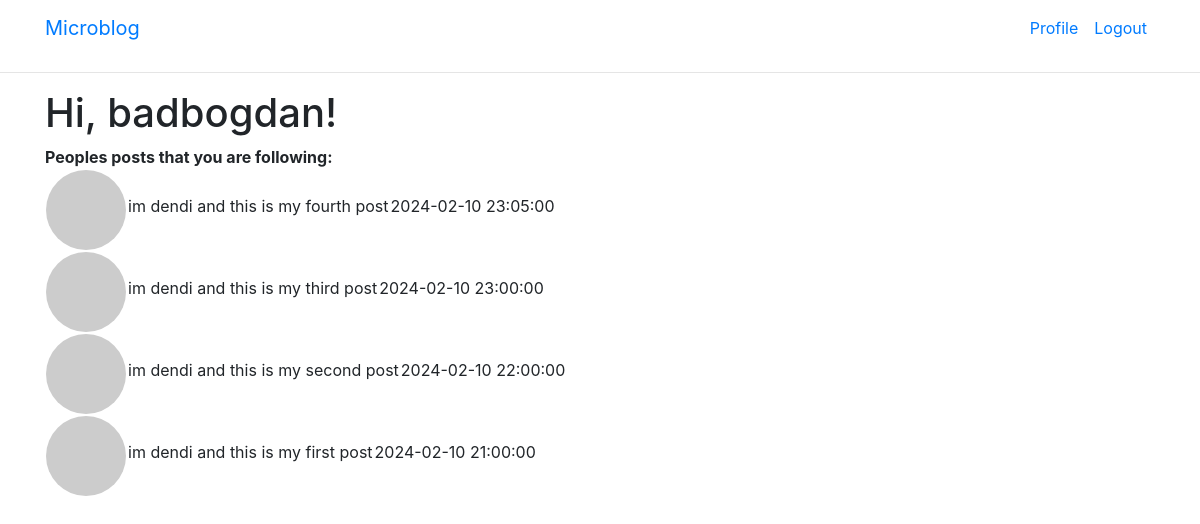
Page /index (signed in) on the committed database.
### app/models.py (models this page shows, shortened)
class User(UserMixin, db.Model):
    id = db.Column(db.Integer, primary_key=True)
    name = db.Column(db.String(64))
    surname = db.Column(db.String(64))
    email = db.Column(db.String(120), index=True, unique=True)
    login = db.Column(db.String(64), index=True, unique=True)
    password_hash = db.Column(db.String(128))
    about_me = db.Column(db.String(140))
    last_seen = db.Column(db.DateTime, default=datetime.utcnow)
    followed = db.relationship(
        'User', secondary=followers,
        primaryjoin=(followers.c.follower_id == id),
        secondaryjoin=(followers.c.followed_id == id),
        backref=db.backref('followers', lazy='dynamic'), lazy='dynamic')
    def followed_posts(self):
        followed = Post.query.join(
        followers, (followers.c.followed_id == Post.user_id)).filter(
            followers.c.follower_id == self.id)
        return followed.order_by(Post.timestamp.desc())
    def avatar(self, size):
        digest = md5(self.email.lower().encode('utf-8')).hexdigest()
        return 'https://www.gravatar.com/avatar/{}?d=identicon&s={}'.format(
            digest, size)

class Post(db.Model):
    id = db.Column(db.Integer, primary_key=True)
    body = db.Column(db.String(140))
    timestamp = db.Column(db.DateTime, index=True, default=datetime.utcnow)
    user_id = db.Column(db.Integer, db.ForeignKey('user.id'))

### app/routes.py (the view)
@app.route('/')
@app.route('/index')
@login_required
def index():
    following_posts = User.followed_posts(self=current_user)
    return render_template('index.html', title='Home', posts=following_posts, user=current_user)

### app/models.py (called while the page is built)
@login.user_loader
def load_user(id):
    return User.query.get(int(id))

### app/routes.py (called while the page is built)
@app.before_request
def before_request():
    if current_user.is_authenticated:
        current_user.last_seen = datetime.utcnow()
        db.session.commit()

### app/templates/index.html
{% extends "base.html" %}
{% block content %}
<body>
    <h1>Hi, {{ current_user.login }}!</h1>
    <b>Peoples posts that you are following:</b>
    {% for post in posts %}
        <table>
            <tr valign="top">
                <td><img src="{{ user.avatar(30) }}" class="rounded-circle"></td>
                <td><br>{{ post.body }}</td>
                <td><br>{{ post.timestamp }}</td>
            </tr>
        </table>
    {% endfor %}
</body>
{% endblock %}

### app/templates/base.html (shortened to what this page needs)
<!DOCTYPE html>
<html>
<head>
    <link rel="stylesheet" href="https://stackpath.bootstrapcdn.com/bootstrap/4.5.2/css/bootstrap.min.css">
</head>
<body>
    <nav class="navbar navbar-expand-lg">
        <div class="container">
            <a class="navbar-brand" href="{{ url_for('index') }}">Microblog</a>
            <div class="collapse navbar-collapse" id="navbarNav">
                <ul class="navbar-nav ml-auto">
                    {% if current_user.is_anonymous %}
                        <li class="nav-item">
                            <a class="nav-link" href="{{ url_for('login') }}">Login</a>
                        </li>
                    {% else %}
                        <li class="nav-item">
                            <a class="nav-link" href="{{ url_for('user', login=current_user.login) }}">Profile</a>
                        </li>
                        <li class="nav-item">
                            <a class="nav-link" href="{{ url_for('logout') }}">Logout</a>
                        </li>
                    {% endif %}
                </ul>
            </div>
        </div>
    </nav>
    <hr>
    <div class="container">
        {% block content %}{% endblock %}
    </div>
</body>
</html>

### rows in the picture
User: login "badbogdan"
Post: body "im dendi and this is my fourth post", timestamp "2024-02-10 23:05:00"
Post: body "im dendi and this is my third post", timestamp "2024-02-10 23:00:00"
Post: body "im dendi and this is my second post", timestamp "2024-02-10 22:00:00"
Post: body "im dendi and this is my first post", timestamp "2024-02-10 21:00:00"
